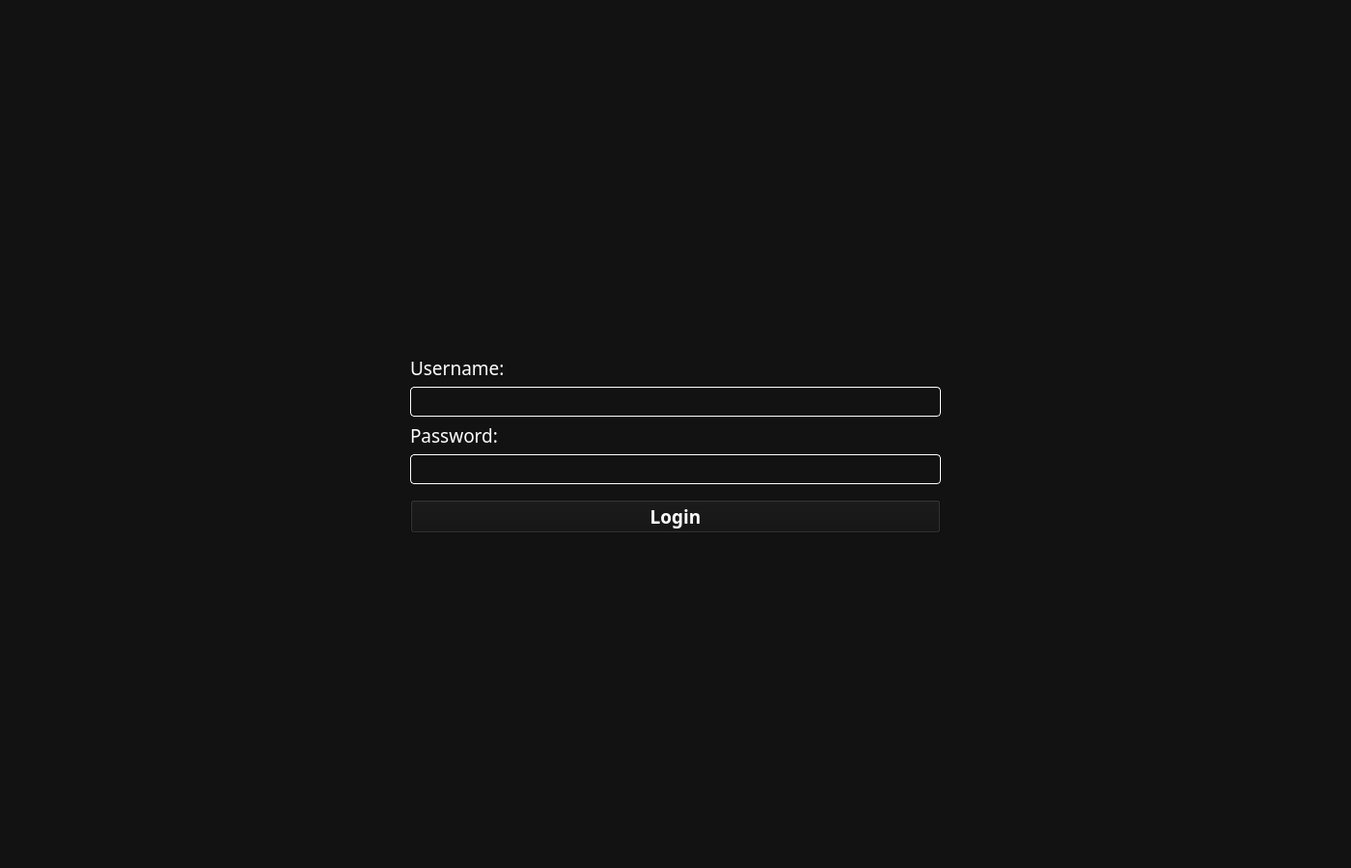
<?xml version="1.0" encoding="UTF-8"?>
<ui version="4.0">
 <class>Login</class>
 <widget class="QWidget" name="Login">
  <property name="geometry">
   <rect>
    <x>0</x>
    <y>0</y>
    <width>1400</width>
    <height>900</height>
   </rect>
  </property>
  <property name="sizePolicy">
   <sizepolicy hsizetype="Expanding" vsizetype="Expanding">
    <horstretch>0</horstretch>
    <verstretch>0</verstretch>
   </sizepolicy>
  </property>
  <property name="minimumSize">
   <size>
    <width>1400</width>
    <height>900</height>
   </size>
  </property>
  <property name="maximumSize">
   <size>
    <width>1400</width>
    <height>900</height>
   </size>
  </property>
  <property name="windowTitle">
   <string>Login</string>
  </property>
  <property name="styleSheet">
   <string notr="true">background-color: rgb(18, 18, 18);
color:white</string>
  </property>
  <layout class="QGridLayout" name="gridLayout">
   <item row="0" column="1">
    <layout class="QGridLayout" name="gridLayoutLogin">
     <property name="sizeConstraint">
      <enum>QLayout::SizeConstraint::SetDefaultConstraint</enum>
     </property>
     <item row="0" column="0">
      <layout class="QVBoxLayout" name="verticalLayoutLogin">
       <item>
        <spacer name="verticalSpacer">
         <property name="orientation">
          <enum>Qt::Orientation::Vertical</enum>
         </property>
         <property name="sizeHint" stdset="0">
          <size>
           <width>20</width>
           <height>40</height>
          </size>
         </property>
        </spacer>
       </item>
       <item>
        <spacer name="horizontalSpacer_3">
         <property name="orientation">
          <enum>Qt::Orientation::Horizontal</enum>
         </property>
         <property name="sizeType">
          <enum>QSizePolicy::Policy::Fixed</enum>
         </property>
         <property name="sizeHint" stdset="0">
          <size>
           <width>550</width>
           <height>20</height>
          </size>
         </property>
        </spacer>
       </item>
       <item>
        <widget class="QLabel" name="labelUsernameLogin">
         <property name="font">
          <font>
           <family>JetBrainsMono Nerd Font</family>
           <pointsize>14</pointsize>
          </font>
         </property>
         <property name="text">
          <string>Username:</string>
         </property>
        </widget>
       </item>
       <item>
        <widget class="QLineEdit" name="lineEditUsernameLogin">
         <property name="font">
          <font>
           <family>JetBrainsMonoNL Nerd Font</family>
           <pointsize>14</pointsize>
          </font>
         </property>
         <property name="styleSheet">
          <string notr="true">QLineEdit {
border: 1px solid #ffffff;
border-radius: 4px;  
}</string>
         </property>
        </widget>
       </item>
       <item>
        <widget class="QLabel" name="labelPasswordLogin">
         <property name="font">
          <font>
           <family>JetBrainsMonoNL Nerd Font</family>
           <pointsize>14</pointsize>
          </font>
         </property>
         <property name="text">
          <string>Password:</string>
         </property>
        </widget>
       </item>
       <item>
        <widget class="QLineEdit" name="lineEditPasswordLogin">
         <property name="font">
          <font>
           <family>JetBrainsMono Nerd Font</family>
           <pointsize>14</pointsize>
          </font>
         </property>
         <property name="styleSheet">
          <string notr="true">QLineEdit {
border: 1px solid #ffffff;
border-radius: 4px;  
}</string>
         </property>
         <property name="echoMode">
          <enum>QLineEdit::EchoMode::Password</enum>
         </property>
        </widget>
       </item>
       <item>
        <spacer name="verticalSpacer_3">
         <property name="orientation">
          <enum>Qt::Orientation::Vertical</enum>
         </property>
         <property name="sizeType">
          <enum>QSizePolicy::Policy::Minimum</enum>
         </property>
         <property name="sizeHint" stdset="0">
          <size>
           <width>20</width>
           <height>10</height>
          </size>
         </property>
        </spacer>
       </item>
       <item>
        <widget class="QPushButton" name="buttonLogin">
         <property name="font">
          <font>
           <family>JetBrainsMonoNL Nerd Font</family>
           <pointsize>14</pointsize>
           <bold>true</bold>
          </font>
         </property>
         <property name="styleSheet">
          <string notr="true">QPushButton {
    background-color: #00C853; /* Vert */
    color: white;
    font-weight: bold;
    border-radius: 10px;
    padding: 10px;
}
QPushButton:hover {
    background-color: #009624; / survol */
}</string>
         </property>
         <property name="text">
          <string>Login</string>
         </property>
        </widget>
       </item>
       <item>
        <spacer name="verticalSpacer_2">
         <property name="orientation">
          <enum>Qt::Orientation::Vertical</enum>
         </property>
         <property name="sizeHint" stdset="0">
          <size>
           <width>20</width>
           <height>40</height>
          </size>
         </property>
        </spacer>
       </item>
      </layout>
     </item>
    </layout>
   </item>
   <item row="0" column="0">
    <spacer name="horizontalSpacer">
     <property name="orientation">
      <enum>Qt::Orientation::Horizontal</enum>
     </property>
     <property name="sizeHint" stdset="0">
      <size>
       <width>40</width>
       <height>20</height>
      </size>
     </property>
    </spacer>
   </item>
   <item row="0" column="2">
    <spacer name="horizontalSpacer_2">
     <property name="orientation">
      <enum>Qt::Orientation::Horizontal</enum>
     </property>
     <property name="sizeHint" stdset="0">
      <size>
       <width>40</width>
       <height>20</height>
      </size>
     </property>
    </spacer>
   </item>
  </layout>
 </widget>
 <resources/>
 <connections/>
</ui>
